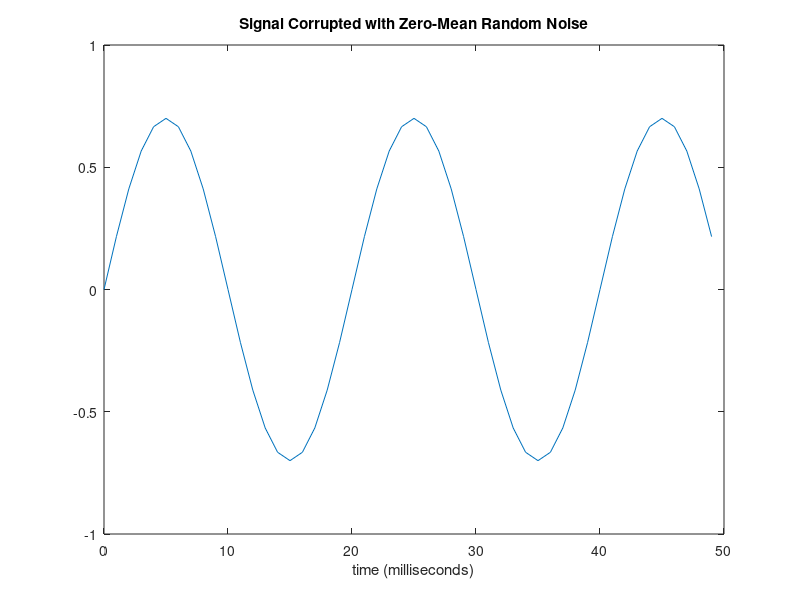
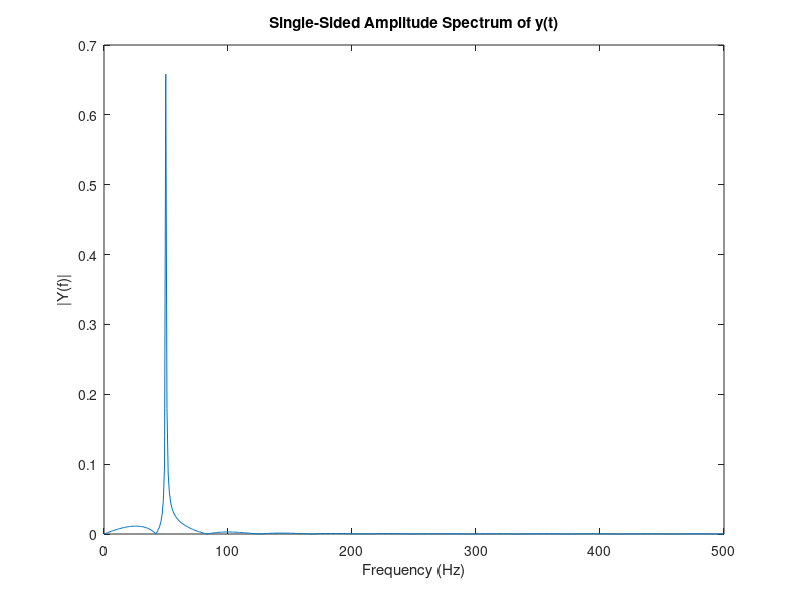

These figures' MATLAB source, in order:
clear;clc;close all

Fs = 1000;                    % Sampling frequency
T = 1/Fs;                     % Sample time
L = 1000;                     % Length of signal
t = (0:L-1)*T;                % Time vector
% Sum of a 50 Hz sinusoid and a 120 Hz sinusoid
x = 0.7*sin(2*pi*50*t)
y = x ;     % Sinusoids plus noise
figure()
plot(Fs*t(1:50),y(1:50))
title('Signal Corrupted with Zero-Mean Random Noise')
xlabel('time (milliseconds)')

NFFT = 2^nextpow2(L); % Next power of 2 from length of y
Y = fft(y,NFFT)/L;
f = Fs/2*linspace(0,1,NFFT/2+1);

% Plot single-sided amplitude spectrum.
figure()
plot(f,2*abs(Y(1:NFFT/2+1))) 
title('Single-Sided Amplitude Spectrum of y(t)')
xlabel('Frequency (Hz)')
ylabel('|Y(f)|')